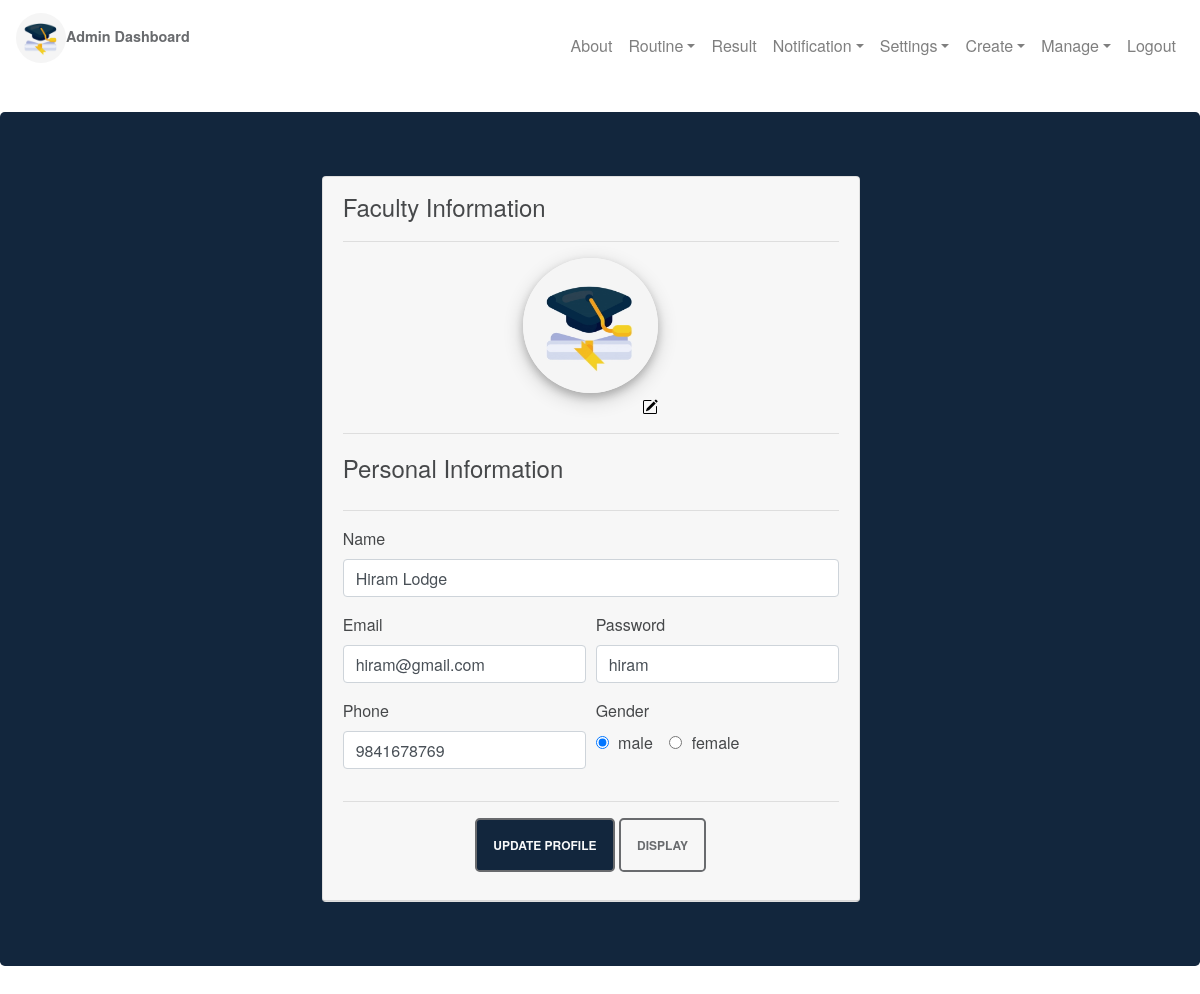
The app's page /Admin/UpdateFaculty.php?faculty_id=1 (signed in) with its own data.
### tables this page shows
CREATE TABLE `faculty` (
  `faculty_id` int(11) NOT NULL,
  `name` varchar(30) NOT NULL,
  `email` varchar(255) NOT NULL,
  `password` varchar(50) NOT NULL,
  `phone` bigint(10) NOT NULL,
  `photo` varchar(255) NOT NULL,
  `gender` varchar(6) NOT NULL
);

### Admin/UpdateFaculty.php (the view, shortened to what this page needs)
<?php
include "header.php";
?>
<?php
require_once "../connection.php";
?>
<?php
if (!isset($_GET['faculty_id']) || !is_numeric($_GET['faculty_id'])) {
  header('location:ManageFaculty.php');
} else {
  $faculty_id = $_GET['faculty_id'];
}
?>
<?php
$sql = "select * from faculty where faculty_id=$faculty_id";
$result = $connect->query($sql);
if ($result->num_rows == 0) {
  header('location:index.php');
} else {
  $faculty = $result->fetch_assoc();
}
 ?>
<div class="jumbotron" style="background-color: rgb(18, 38, 61);margin-top: 7rem;" >
   <div class="container">
   	<div class="row">
    <div class="col-md-1"></div>
    <div class="col-md-6"style="margin-left: 15vw;">
    <div class="card">
      <div class="card-header">
        <legend><a id="updateFaculty">Faculty Information</a></legend>
        <hr>
      	<div class="container">
   		<div class="row">
    	<div class="col-md-4"></div>
    	<div class="col-md-4">
      	<img src="<?php echo $faculty['photo'];?>" class="rounded-circle  outerbox w-100" alt="User">
        <a  href="#Modal" style="color:rgb(0,0,0);float: right;">
      	</a>
  		</div>
    	<div class="col-md-4"></div>
    	</div>
		</div>
    	<hr>
       <form method="post" action="<?php echo $_SERVER['PHP_SELF'] ?>?faculty_id=<?php echo $faculty_id ?>" enctype="multipart/form-data" >
            <fieldset>
              <legend><a id="profile">Personal Information</a></legend>
              <hr>
              <div class="form-group">
                  <label for="username">Name</label>
                  <input type="text" class="form-control"  name="name" id="name" value="<?php echo $faculty['name'];?>"aria-describedby="helpId" placeholder="Enter your name">
              </div>
              <div class="form-row">
                <div class="form-group col-md-6">
                  <label for="email">Email</label>
                  <input type="email" name="email" value="<?php echo $faculty['email'];?>" id="email" class="form-control"  placeholder="abc@gmail.com">
         </div>
          <div class="form-group col-md-6">
                  <label for="password">Password</label>
                  <input type="text" class="form-control"  name="password" id="password" value="<?php echo $faculty['password'];?>"aria-describedby="helpId" placeholder="Enter your name">
              </div>
              </div>
              <div class="form-row">
              	<div class="form-group col-md-6">
                  <label for="phone">Phone</label>
                  <input type="number" name="phone" value="<?php echo $faculty['phone'];?>" id="phone" class="form-control"  placeholder="XXXXXXXXXX">
                </div>
                 <div class="form-group col-md-6">
                <label>Gender </label><br/>
                <div class="form-check form-check-inline">
                <label><input class="form-check-input" name="gender" type="radio" value="male" <?php if($faculty['gender']=='male'){?>checked="checked"<?php }?> /> male</label>
                </div>
                <div class="form-check form-check-inline">
                <label><input class="form-check-input" name="gender" type="radio" value="female" <?php if($faculty['gender']=='female'){?>checked="checked"<?php }?> /> female</label>
                </div>
            </div>
              </div>
            </fieldset>
             <hr>
            <div class="form-group" style="padding-left: 4vw;padding-right: 4vw" align="center">
              <input type="submit" class="smallwidth infotrans btn-outline-secondary p-3 btn btn-dark text-light" style="background-color: rgb(18, 38, 61)" value="Update Profile" name="update" id="Update Profile">
              <button class="smallwidth darktrans btn-dark btn  btn-outline-secondary p-3" type="button" onclick="parent.location='ManageFaculty.php'">Display</button>
            </div>
        </form>
      </div>
    </div>
  </div>
</div>
</div>
</div>
    <?php require_once "footer.php"; ?>

### Admin/header.php (shortened to what this page needs)
<!DOCTYPE html>
<html lang="">
<head>
  <link rel="stylesheet" type="text/css" href="../css/color.css">
  <link rel="stylesheet" href="../css/fontawesome.min.css">
  <link href="../css/bootstrap.min.css" rel="stylesheet">
  <link rel="stylesheet" href="../css/index.css">
  <link rel="stylesheet" href="../css/Student.css">
  <link rel="stylesheet" href="https://cdnjs.cloudflare.com/ajax/libs/animate.css/3.7.2/animate.min.css">
</head>
<body>
  <?php
      require_once'../connection.php';
?>
<?php session_start();
if(!isset($_SESSION['admin'])) {
  header('location:http://localhost/exam/header.php?msg=1');
  exit();
}
else {
    $admin_id = $_SESSION['admin_id'];
  }?>
<?php
$sql = "select * from admin where admin_id=$admin_id";
$result = $connect->query($sql);
if ($result->num_rows == 0) {
  header('location:index.php');
} else {
  $admin = $result->fetch_assoc();
}
 ?>
  <nav class="navbar navbar-expand-lg navbar-trans navbar-light fixed-top">
	  <a class="navbar-brand"href="index.php">
	  	<p><img src="<?php echo $admin['photo'];?>" alt="Logo" class="rounded-circle mx-auto" style="max-height: 50px;width:auto;">Admin Dashboard</p>
	  </a>
   		<div class="collapse navbar-collapse" id="collapsibleNavId">
    		<ul class="navbar-nav ml-auto mt-2 mt-md-0 justify-content-end ">
          <li class="nav-item">
            <a class="nav-link " href="http://localhost/exam/Admin/index.php#about">About<span class="sr-only">(current)</span></a>
          </li>
          <li class="nav-item dropdown">
             <a class="nav-link dropdown-toggle" href="#" id="dropdownId" data-toggle="dropdown" aria-haspopup="true" aria-expanded="false">Routine</a>
          </li>
          <li class="nav-item">
            <a class="nav-link" href="http://localhost/exam/Admin/CheckResult.php">Result</a>
          </li>
		      <li class="nav-item dropdown">
		        <a class="nav-link dropdown-toggle" href="#" id="dropdownId" data-toggle="dropdown" aria-haspopup="true" aria-expanded="false">Notification</a>
		      </li>
		      <li class="nav-item dropdown">
		        <a class="nav-link dropdown-toggle" href="#" id="dropdownId" data-toggle="dropdown" aria-haspopup="true" aria-expanded="false">Settings</a>
		      </li>
          <div class="collapse navbar-collapse" id="collapsibleNavId">
        <ul class="navbar-nav ml-auto mt-2 mt-md-0 justify-content-end ">
          <li class="nav-item dropdown">
            <a class="nav-link dropdown-toggle" href="#" id="dropdownId" data-toggle="dropdown" aria-haspopup="true" aria-expanded="false">Create</a>
          </li>
          <li class="nav-item dropdown">
            <a class="nav-link dropdown-toggle" href="#" id="dropdownId" data-toggle="dropdown" aria-haspopup="true" aria-expanded="false">Manage</a>
          </li>
		       <li class="nav-item">
		        <a class="nav-link" href="http://localhost/exam/LogoutAdmin.php">Logout</a>
		      </li>
    		</ul>
  		</div>
	</nav>

### css/color.css (style rules this page uses)
.infotrans { background-color:rgba(23, 162, 184, 0.2); }
.darktrans { background-color:rgba(0, 0, 0, 0.2); }

### css/index.css (style rules this page uses)
body,html { height: inherit; }

### css/Student.css (style rules this page uses)
body { font-family: "Montserrat", "Helvetica Neue", Helvetica, Arial, sans-serif; font-size: 16px; color: #46484a; }
a { color: #59a0d7; }
p { color: #696b6e; font-size: .9rem; }
.navbar-trans { background-color: white; }
a.navbar-brand, a.logo { font-family: "Montserrat", "Helvetica Neue", Helvetica, Arial, sans-serif; color: #fff ; font-size: 2rem; font-weight: bold; margin-top: 0; }
.btn-pt, .btn-outline-pt, .btn-primary, .btn-outline-primary, .btn-secondary, .btn-outline-secondary, .btn-white, .btn-outline-white, .btn-success, .btn-outline-success, .btn-info, .btn-outline-info, .btn-warning, .btn-outline-warning, .btn-danger, .btn-outline-danger { font-size: .75rem; text-transform: uppercase; font-weight: 700; border-radius: .3rem; }
.btn-outline-pt, .btn-outline-primary, .btn-outline-secondary, .btn-outline-white, .btn-outline-success, .btn-outline-info, .btn-outline-warning, .btn-outline-danger { border-width: 0.15rem; }
.btn-outline-secondary, .btn-outline-secondary:visited { color: #696b6e; border-color: #696b6e; background: none; }
.outerbox { box-shadow:0 4px 8px 0 rgba(0, 0, 0, 0.2), 0 6px 20px 0 rgba(0, 0, 0, 0.19); }

### records on screen
faculty: photo (picture), name "Hiram Lodge", email "hiram@gmail.com", password "hiram", phone "9841678769", gender "☑ male", gender "☐ female"
